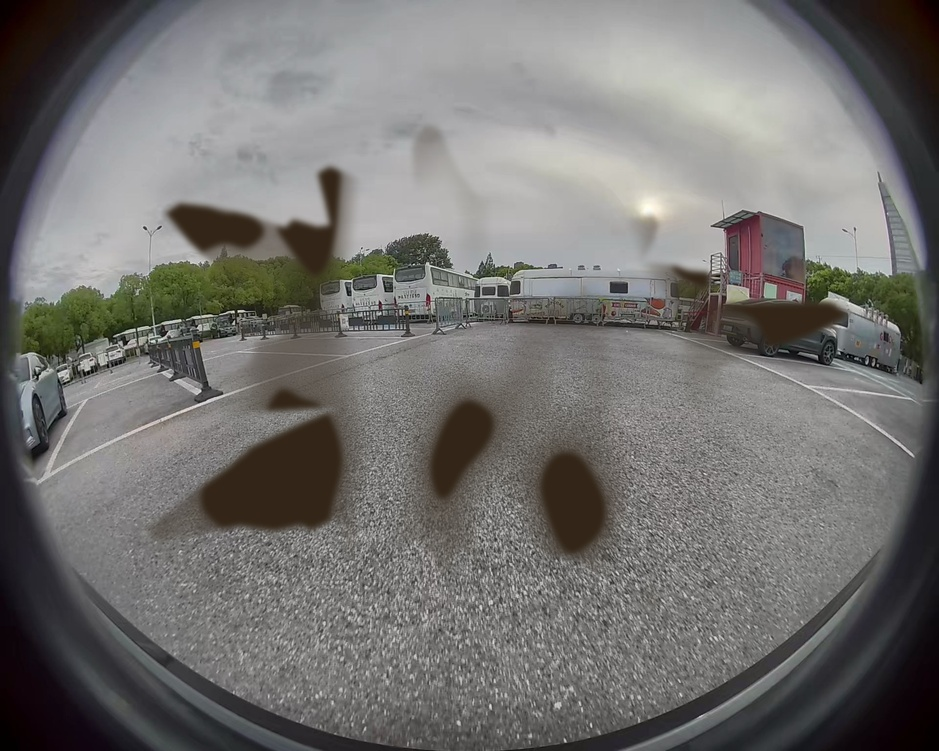
#> input picture Procudural_Generation_Lens_Soiling/image_mud0/2023-07-25-17-20-50-509_CAM_SURROUND_BACK_17089172278569992.jpg, 939 x 751 px, shrunk from 1920 x 1536 before the run, found by its file name
$ python add_sun_glare.py
#> lines starting #> are read from the running program, lines starting #| are printed output that depends on the picture; after the words box and inside, x2 and y2 are one past the last pixel; in counts of white or black regions, pixels touching at a corner belong together
#> further down, image is the input picture: shape (751, 939, 3); mean B, G, R 112, 114, 115.4
#!/usr/bin/env python3
# -*- coding: utf-8 -*-
"""
Created on Wed Apr 10 16:37:06 2024

@author:

v0  zs:  add sun glare.


"""

import cv2
import numpy as np
import random
import os
import pylab as plt

def to8b(x): return (255*np.clip(x, 0, 1)).astype(np.uint8)


def add_sunglare_rgb_jpg(image):

    gray_image = cv2.cvtColor(image, cv2.COLOR_BGR2GRAY)
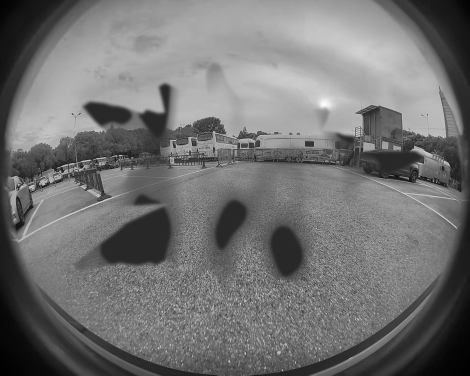
#> gray_image: shape (751, 939) (shown at 1/2 size); min 0, max 252, mean 114.2
    blur = cv2.GaussianBlur(gray_image, (0,0), sigmaX = 10)
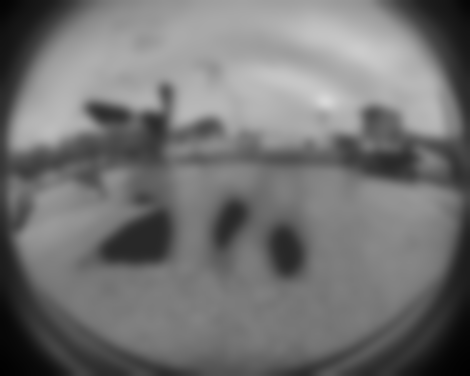
#> blur: shape (751, 939) (shown at 1/2 size); min 1, max 216, mean 114.2
    thresh = cv2.threshold(blur, 200, 255, cv2.THRESH_BINARY)[1]
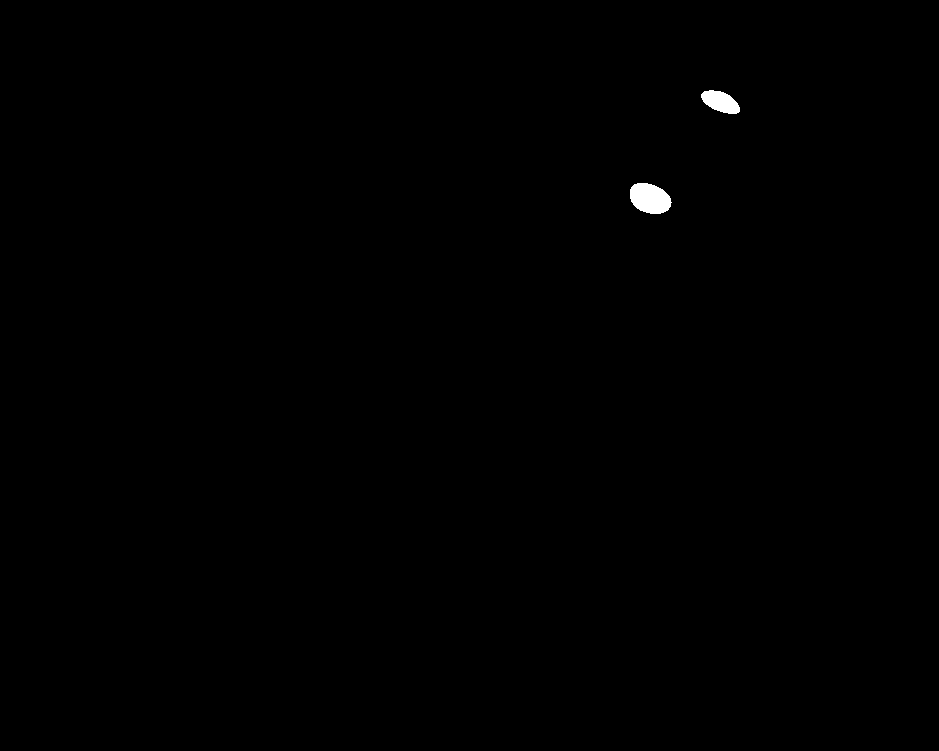
#> thresh: shape (751, 939); 0.23% white; 2 white regions, box (x1, y1, x2, y2) and area: (630, 183, 672, 214) 992, (701, 90, 740, 114) 622
    color_glare = image.copy().astype(np.int32)
    color_glare = color_glare * thresh[:,:,np.newaxis]
    color_glare = color_glare/ 64
    color_glare = cv2.GaussianBlur(color_glare, (0,0), sigmaX = 100)
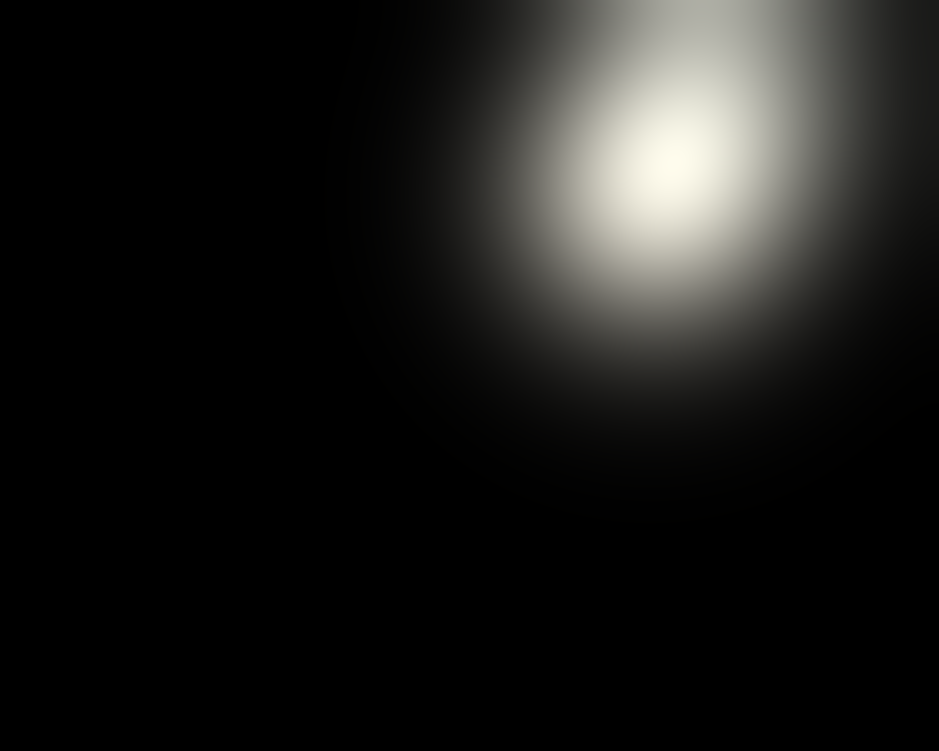
#> color_glare: shape (751, 939, 3) float64; mean B, G, R 1.83, 1.95, 1.97; drawn with min black and max white
    color_glare= color_glare.astype(np.uint8)


    image2 = image.copy().astype(np.int32)

    image2 = np.minimum(255, image2 + color_glare  )
    return image2.astype(np.uint8)


image_file = '2023-07-25-17-20-50-509_CAM_SURROUND_BACK_17089172278569992.jpg'


mod = 'sun_glare'

image = cv2.imread(image_file)


if mod == 'sun_glare':
    image_rgb = add_sunglare_rgb_jpg(image)


#> (the run stopped early here; a loop or call above may not have finished)

$ run again, with Procudural_Generation_Lens_Soiling/image_mud0/01926_FV_leftImg8bit.png saved as Procudural_Generation_Lens_Soiling/image_mud0/2023-07-25-17-20-50-509_CAM_SURROUND_BACK_17089172278569992.jpg
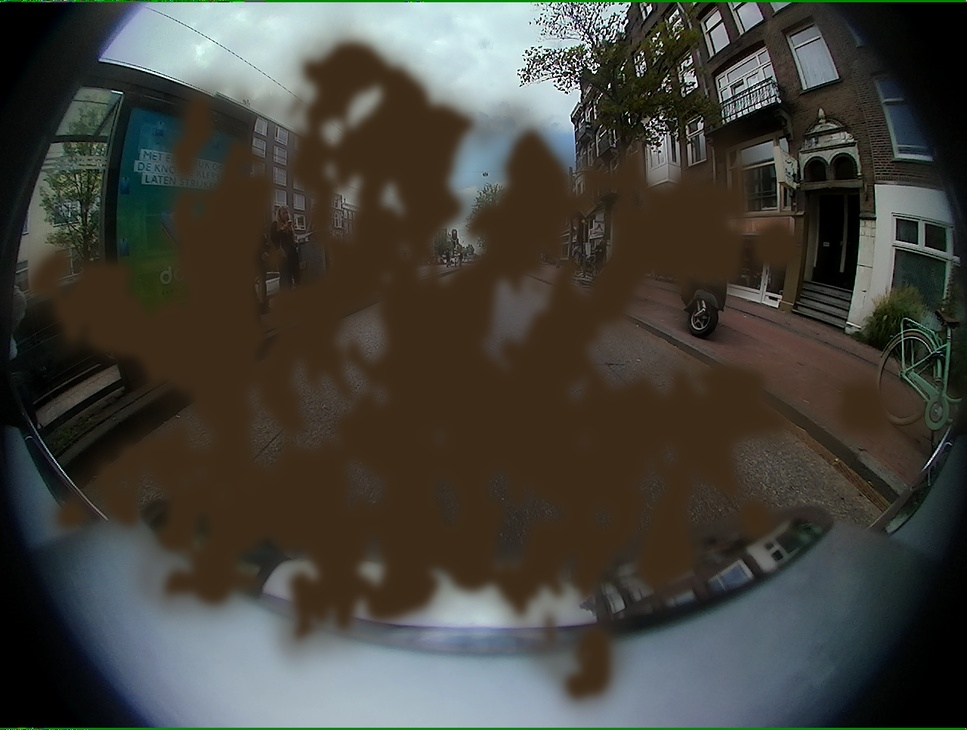
#> input picture Procudural_Generation_Lens_Soiling/image_mud0/01926_FV_leftImg8bit.png, 967 x 730 px, shrunk from 1280 x 966 before the run, found by its file name
#> image is the input picture: shape (730, 967, 3); mean B, G, R 59.6, 66.4, 67.5
#> in add_sunglare_rgb_jpg, `thresh = cv2.threshold(blur, 200, 255, cv2.THRESH_BINARY)[1]`:
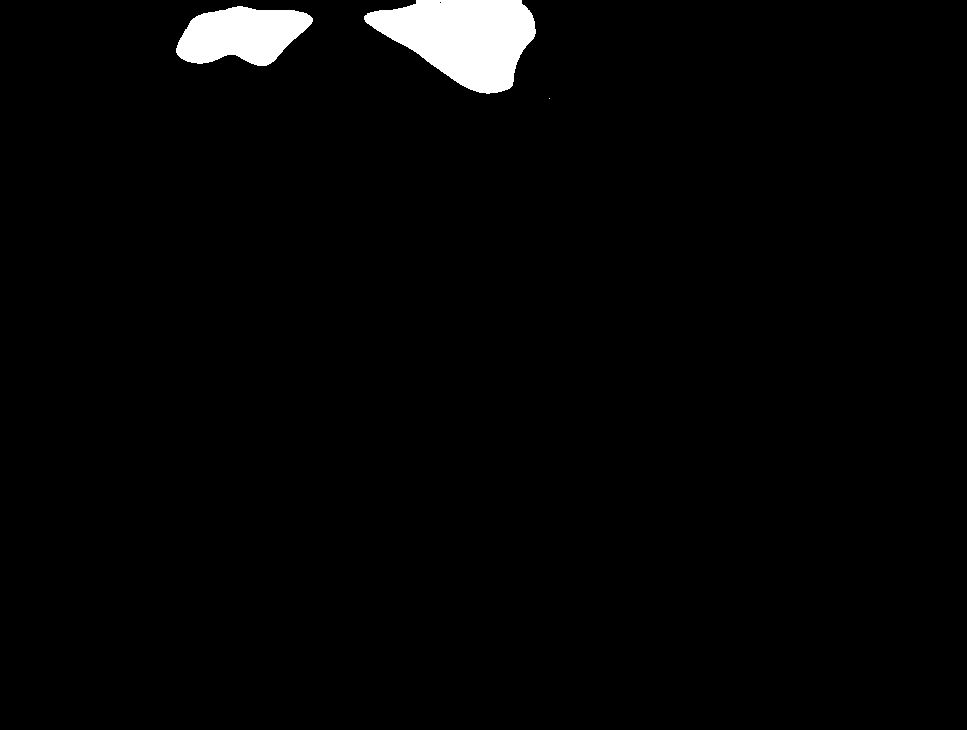
#> thresh: shape (730, 967); 2.3% white; 3 white regions (1 under 20 px), largest, box (x1, y1, x2, y2) and area: (364, 0, 536, 94) 10332, (176, 6, 313, 66) 5759
#> in add_sunglare_rgb_jpg, `image2 = np.minimum(255, image2 + color_glare  )`:
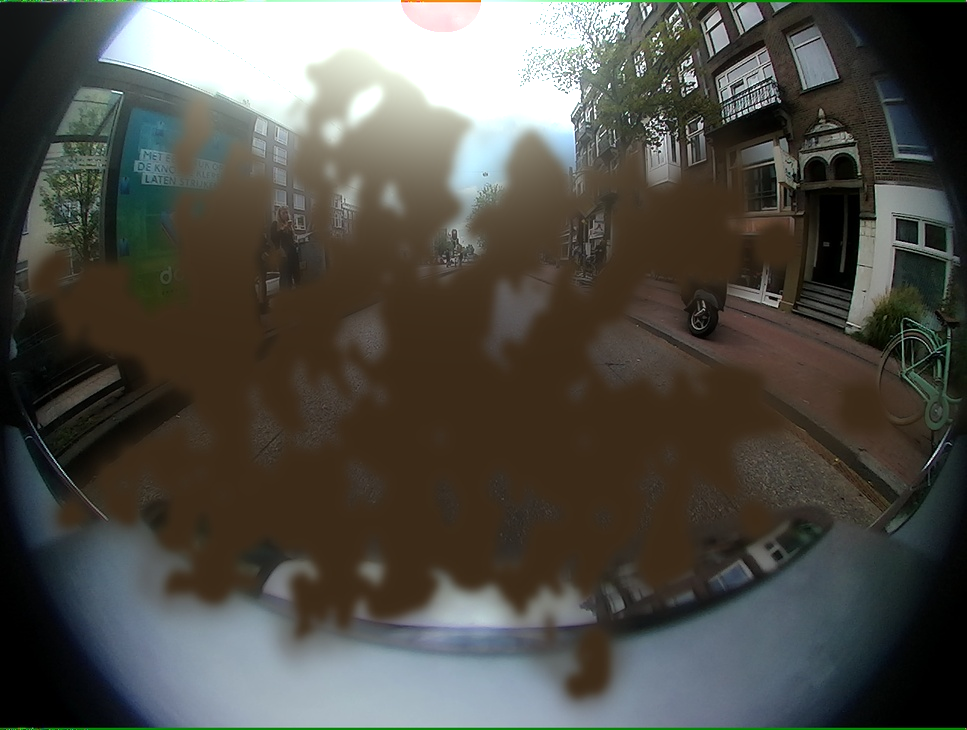
#> image2: shape (730, 967, 3) int32; mean B, G, R 72.6, 79.2, 80.5

$ run again, with Procudural_Generation_Lens_Soiling/image_mud0/05271_FV_leftImg8bit.png saved as Procudural_Generation_Lens_Soiling/image_mud0/2023-07-25-17-20-50-509_CAM_SURROUND_BACK_17089172278569992.jpg
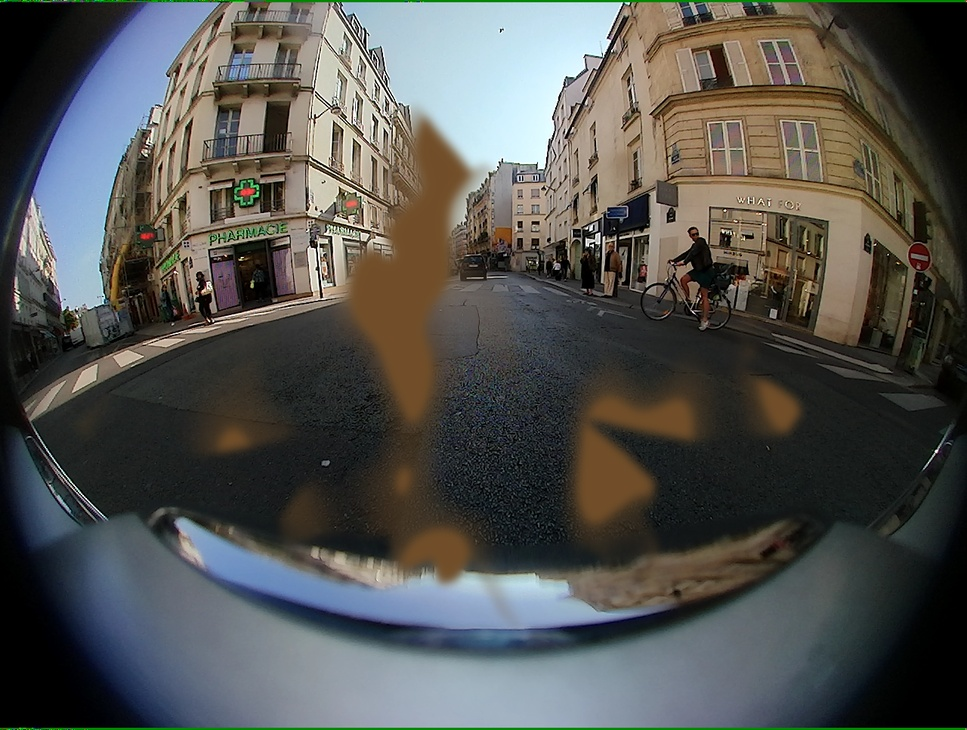
#> input picture Procudural_Generation_Lens_Soiling/image_mud0/05271_FV_leftImg8bit.png, 967 x 730 px, shrunk from 1280 x 966 before the run, found by its file name
#> image is the input picture: shape (730, 967, 3); mean B, G, R 80.1, 83.4, 83.3
#> in add_sunglare_rgb_jpg, `thresh = cv2.threshold(blur, 200, 255, cv2.THRESH_BINARY)[1]`:
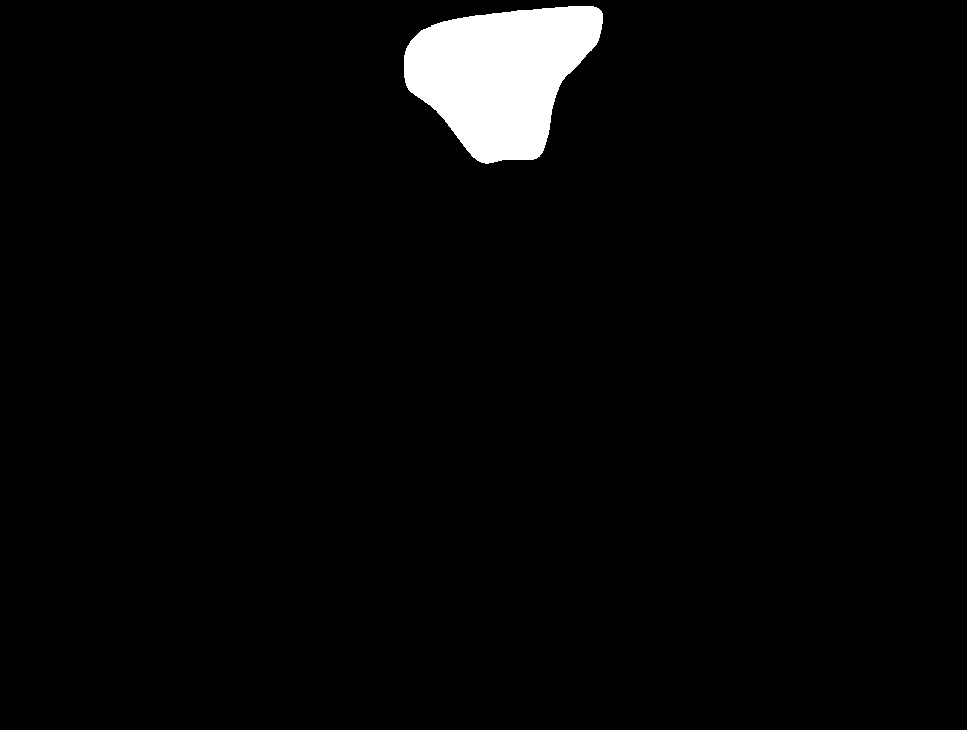
#> thresh: shape (730, 967); 3% white; 1 white region, box (x1, y1, x2, y2) and area: (404, 6, 603, 164) 20850
#> in add_sunglare_rgb_jpg, `image2 = np.minimum(255, image2 + color_glare  )`:
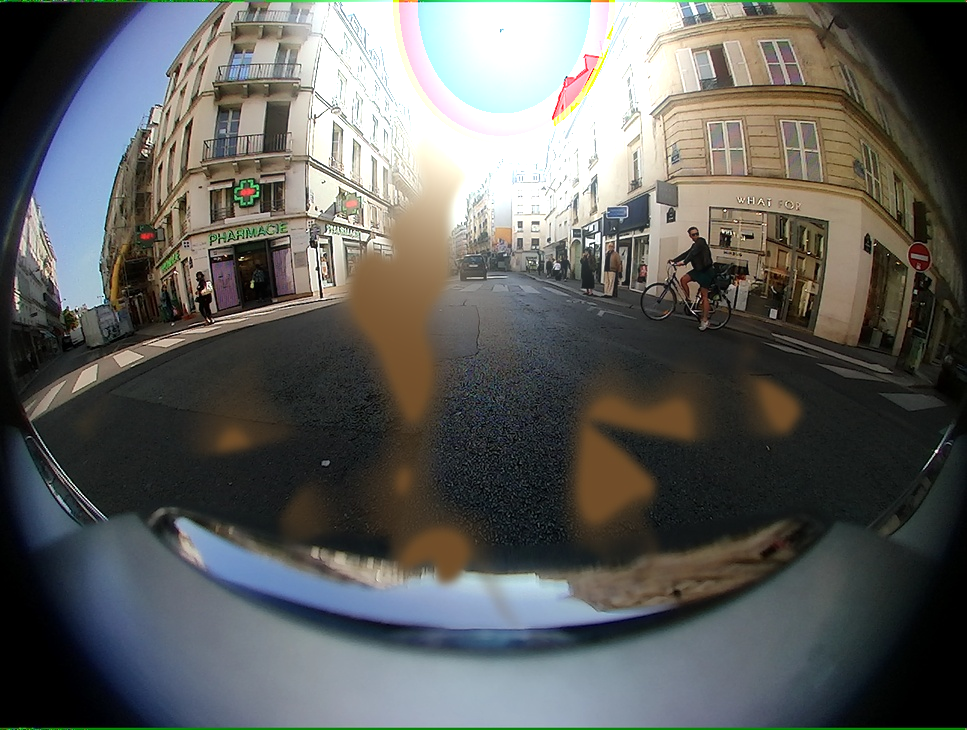
#> image2: shape (730, 967, 3) int32; mean B, G, R 93.6, 96.3, 95.6
